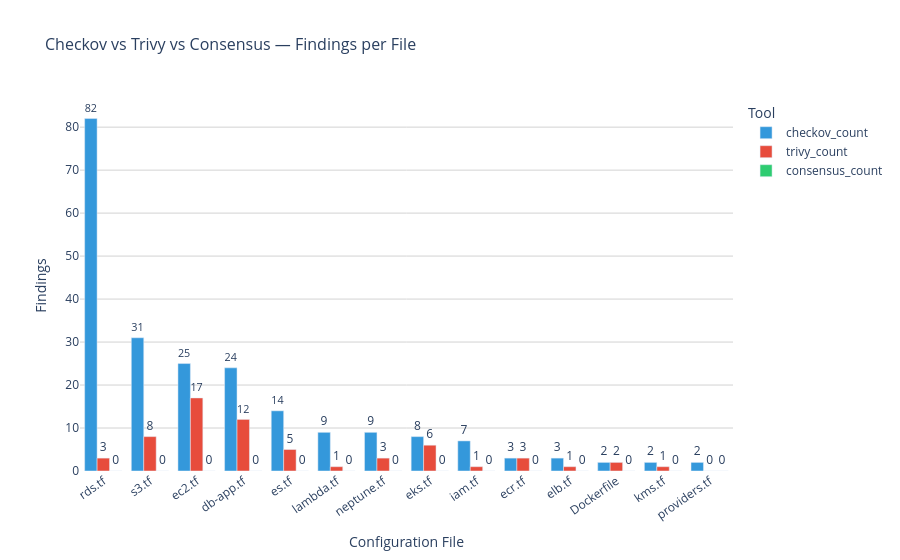

The notebook cell this image was saved under:
### Code cell
gt_by_file = ground_truth.groupby('file').size().reset_index(name='consensus_count')
ck_by_file = df.groupby('file').size().reset_index(name='checkov_count')
tv_by_file = trivy_failed.groupby('file')['check_id_norm'].nunique().reset_index(name='trivy_count')

comparison = ck_by_file.merge(tv_by_file, on='file', how='outer').merge(gt_by_file, on='file', how='outer').fillna(0)
comparison = comparison.sort_values('checkov_count', ascending=False)

fig7 = px.bar(
    comparison.melt(id_vars='file', value_vars=['checkov_count','trivy_count','consensus_count'],
                    var_name='tool', value_name='count'),
    x='file',
    y='count',
    color='tool',
    barmode='group',
    text='count',
    title='Checkov vs Trivy vs Consensus — Findings per File',
    color_discrete_map={
        'checkov_count':   '#3498db',
        'trivy_count':     '#e74c3c',
        'consensus_count': '#2ecc71'
    },
    labels={'file': 'Configuration File', 'count': 'Findings', 'tool': 'Tool'}
)
fig7.update_traces(textposition='outside')
fig7.update_layout(
    height=500,
    plot_bgcolor='white',
    title_font_size=16,
    xaxis=dict(tickangle=-35),
    yaxis=dict(showgrid=True, gridcolor='lightgrey')
)
fig7.show()
fig7.write_html("chart_consensus_by_file.html")
print("✅ Saved chart_consensus_by_file.html")

### Figure 1 — Plotly figure (JSON) as saved in the notebook; plotly's stock layout.template omitted (floating-point values rounded to 4 significant figures)
{"data": [{"alignmentgroup": "True", "hovertemplate": "Tool=checkov_count<br>Configuration File=%{x}<br>Findings=%{text}<extra></extra>", "legendgroup": "checkov_count", "marker": {"color": "#3498db", "pattern": {"shape": ""}}, "name": "checkov_count", "offsetgroup": "checkov_count", "orientation": "v", "showlegend": true, "text": [82, 31, 25, 24, 14, 9, 9, 8, 7, 3, 3, 2, 2, 2], "textposition": "outside", "type": "bar", "x": ["rds.tf", "s3.tf", "ec2.tf", "db-app.tf", "es.tf", "lambda.tf", "neptune.tf", "eks.tf", "iam.tf", "ecr.tf", "elb.tf", "Dockerfile", "kms.tf", "providers.tf"], "xaxis": "x", "y": [82, 31, 25, 24, 14, 9, 9, 8, 7, 3, 3, 2, 2, 2], "yaxis": "y"}, {"alignmentgroup": "True", "hovertemplate": "Tool=trivy_count<br>Configuration File=%{x}<br>Findings=%{text}<extra></extra>", "legendgroup": "trivy_count", "marker": {"color": "#e74c3c", "pattern": {"shape": ""}}, "name": "trivy_count", "offsetgroup": "trivy_count", "orientation": "v", "showlegend": true, "text": [3, 8, 17, 12, 5, 1, 3, 6, 1, 3, 1, 2, 1, 0], "textposition": "outside", "type": "bar", "x": ["rds.tf", "s3.tf", "ec2.tf", "db-app.tf", "es.tf", "lambda.tf", "neptune.tf", "eks.tf", "iam.tf", "ecr.tf", "elb.tf", "Dockerfile", "kms.tf", "providers.tf"], "xaxis": "x", "y": [3, 8, 17, 12, 5, 1, 3, 6, 1, 3, 1, 2, 1, 0], "yaxis": "y"}, {"alignmentgroup": "True", "hovertemplate": "Tool=consensus_count<br>Configuration File=%{x}<br>Findings=%{text}<extra></extra>", "legendgroup": "consensus_count", "marker": {"color": "#2ecc71", "pattern": {"shape": ""}}, "name": "consensus_count", "offsetgroup": "consensus_count", "orientation": "v", "showlegend": true, "text": [0, 0, 0, 0, 0, 0, 0, 0, 0, 0, 0, 0, 0, 0], "textposition": "outside", "type": "bar", "x": ["rds.tf", "s3.tf", "ec2.tf", "db-app.tf", "es.tf", "lambda.tf", "neptune.tf", "eks.tf", "iam.tf", "ecr.tf", "elb.tf", "Dockerfile", "kms.tf", "providers.tf"], "xaxis": "x", "y": [0, 0, 0, 0, 0, 0, 0, 0, 0, 0, 0, 0, 0, 0], "yaxis": "y"}], "layout": {"autosize": true, "barmode": "group", "legend": {"title": {"text": "Tool"}, "tracegroupgap": 0}, "plot_bgcolor": "white", "title": {"font": {"size": 16}, "text": "Checkov vs Trivy vs Consensus — Findings per File"}, "xaxis": {"anchor": "y", "autorange": true, "domain": [0, 1], "range": [-0.5, 13.5], "tickangle": -35, "title": {"text": "Configuration File"}, "type": "category"}, "yaxis": {"anchor": "x", "autorange": true, "domain": [0, 1], "gridcolor": "lightgrey", "range": [0, 86.32], "showgrid": true, "title": {"text": "Findings"}, "type": "linear"}}}
